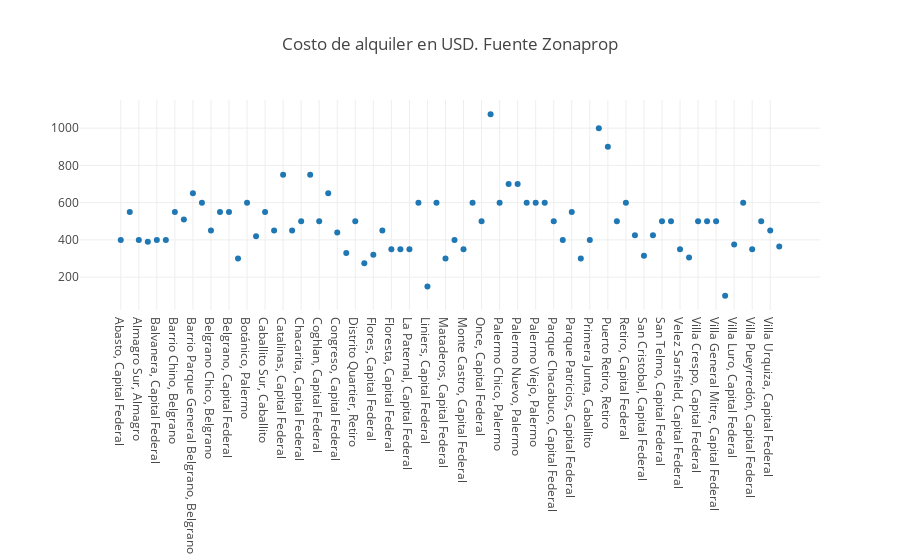

Here is the notebook cell this chart was saved with:
### Code cell
tmp_df = df_usd.copy()
tmp_df = tmp_df.groupby("Location", as_index=False).median(numeric_only = True)
fig = go.Figure()
fig.add_trace(go.Scatter(x = tmp_df["Location"], y = tmp_df["Price"], mode = "markers"))
fig.update_layout(template = None, margin = {"b":250}, title_text = "Costo de alquiler en USD. Fuente Zonaprop",
                  )

### Figure 1 — Plotly figure (JSON) as saved in the notebook; plotly's stock layout.template omitted (floating-point values rounded to 4 significant figures)
{"data": [{"mode": "markers", "type": "scatter", "x": ["Abasto, Capital Federal", "Almagro Norte, Almagro", "Almagro Sur, Almagro", "Almagro, Capital Federal", "Balvanera, Capital Federal", "Barracas, Capital Federal", "Barrio Chino, Belgrano", "Barrio Norte, Capital Federal", "Barrio Parque General Belgrano, Belgrano", "Belgrano C, Belgrano", "Belgrano Chico, Belgrano", "Belgrano R, Belgrano", "Belgrano, Capital Federal", "Boedo, Capital Federal", "Botánico, Palermo", "Caballito Norte, Caballito", "Caballito Sur, Caballito", "Caballito, Capital Federal", "Catalinas, Capital Federal", "Centro / Microcentro, Capital Federal", "Chacarita, Capital Federal", "Cid Campeador, Caballito", "Coghlan, Capital Federal", "Colegiales, Capital Federal", "Congreso, Capital Federal", "Constitución, Capital Federal", "Distrito Quartier, Retiro", "Flores Norte, Flores", "Flores, Capital Federal", "Floresta Norte, Floresta", "Floresta, Capital Federal", "La Boca, Capital Federal", "La Paternal, Capital Federal", "Las Cañitas, Palermo", "Liniers, Capital Federal", "Lomas de Núñez, Núñez", "Mataderos, Capital Federal", "Monserrat, Capital Federal", "Monte Castro, Capital Federal", "Núñez, Capital Federal", "Once, Capital Federal", "Otro, Capital Federal", "Palermo Chico, Palermo", "Palermo Hollywood, Palermo", "Palermo Nuevo, Palermo", "Palermo Soho, Palermo", "Palermo Viejo, Palermo", "Palermo, Capital Federal", "Parque Chacabuco, Capital Federal", "Parque Chas, Capital Federal", "Parque Patricios, Capital Federal", "Parque Rivadavia, Caballito", "Primera Junta, Caballito", "Puerto Madero, Capital Federal", "Puerto Retiro, Retiro", "Recoleta, Capital Federal", "Retiro, Capital Federal", "Saavedra, Capital Federal", "San Cristobal, Capital Federal", "San Nicolás, Capital Federal", "San Telmo, Capital Federal", "Tribunales, Capital Federal", "Velez Sarsfield, Capital Federal", "Versalles, Capital Federal", "Villa Crespo, Capital Federal", "Villa Devoto, Capital Federal", "Villa General Mitre, Capital Federal", "Villa Lugano, Capital Federal", "Villa Luro, Capital Federal", "Villa Ortuzar, Capital Federal", "Villa Pueyrredón, Capital Federal", "Villa Santa Rita, Capital Federal", "Villa Urquiza, Capital Federal", "Villa del Parque, Capital Federal"], "y": [400, 550, 400, 390, 400, 400, 550, 510, 650, 600, 450, 550, 550, 300, 600, 420, 550, 450, 750, 450, 500, 750, 500, 650, 440, 330, 500, 275, 320, 450, 350, 350, 350, 600, 150, 600, 300, 400, 350, 600, 500, 1075, 600, 700, 700, 600, 599, 600, 500, 400, 550, 300, 400, 1000, 900, 500, 600, 425, 315, 425, 500, 500, 350, 305, 500, 500, 500, 100, 375, 600, 350, 500, 450, 365]}], "layout": {"margin": {"b": 250}, "title": {"text": "Costo de alquiler en USD. Fuente Zonaprop"}}}
